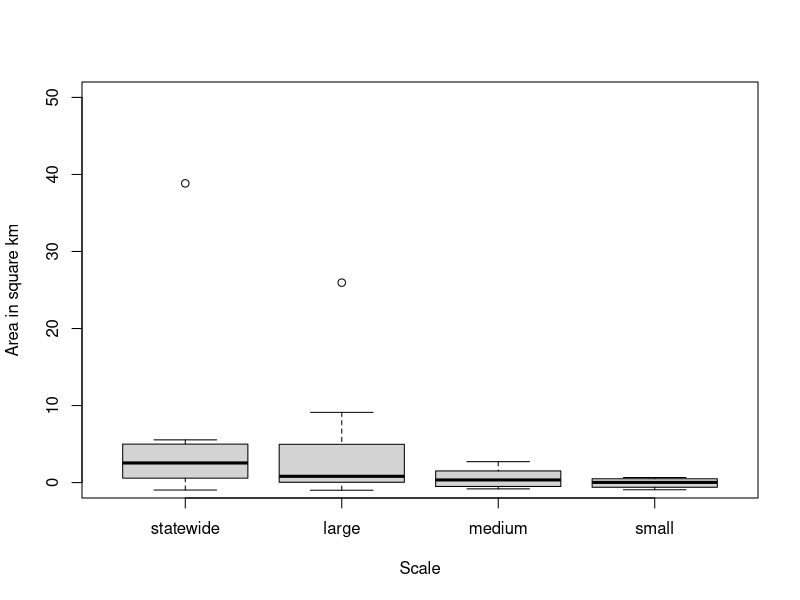

This figure's R source:
#comparing current and future areas by scale.

setwd("~/college/OU-postdoc/research/grassland_bird_surveys/ougrassland/ou-grassland-bird-survey")
thresholds <- read.csv("thresholds.csv")

library(lme4)
library(lmerTest)
library(tidyr)
library(dplyr)

thresholds.col <- thresholds %>% select(-X.1) %>% 
  spread(.,
                         key = model,
                         value = areakm2)

thresholds.col$diff <- thresholds.col$future-thresholds.col$current

thresholds.col$changeofcurrentarea <- (thresholds.col$diff)/(thresholds.col$current)

#change factor order so all compared to statewide
thresholds.col$X <-factor(thresholds.col$X,
                             levels = c("statewide.area",
                                        "large.area",
                                        "medium.area",
                                        "small.area"))

model.changes <- lmer(changeofcurrentarea ~ X + (1|Species),
                      data = thresholds.col)

summary(model.changes)

par(mfrow=c(1,1))
plot(changeofcurrentarea ~ X,
     data = thresholds.col,
     ylim = c(0, 50),
     xaxt = "n",
     xlab = "Scale",
     ylab = "Area in square km")
axis(side = 1,
     at = c(1:4),
     labels = c("statewide",
                "large",
                "medium",
                "small"))
